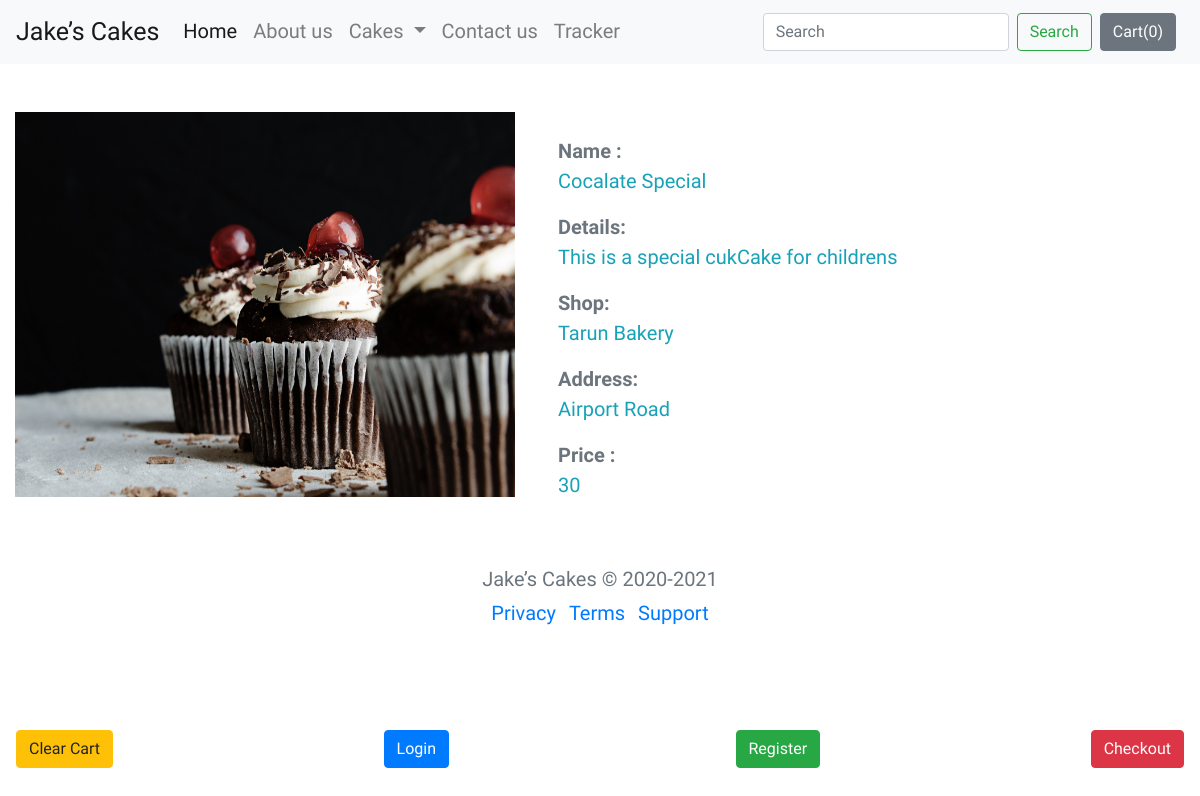
The page /prodView/2 on the database its author committed.
### myBakery/models.py (models this page shows, shortened)
class Product(models.Model):
    product_id = models.AutoField
    product_name = models.CharField(max_length=50)
    category = models.CharField(max_length=50, default="")
    subcategory = models.CharField(max_length=50, default="")
    shop_name = models.CharField(max_length=50, default="")
    shop_address = models.CharField(max_length=500, default="")
    price = models.IntegerField(default=0)
    desc = models.CharField(max_length=300)
    pub_date = models.DateField()
    image = models.ImageField(upload_to='static/img', default="")

### myBakery/views.py (the view)
# urls.py: path('prodView/<int:myid>', user_views.prodView, name="prodView"),
def prodView(request, myid):
    product = Product.objects.filter(id=myid)
    return render(request, 'myBakery/productView.html', {'product':product[0]})

### myBakery/templates/myBakery/productView.html (shortened to what this page needs)
{% extends 'myBakery/base.html' %}
{% block body %}
    <div class="container mt-5">
        <div class="row">
        <div class="row">
                <img src="/media/{{ product.image }}" width="500px" height="385px">
        </div>
        <div class="col mt-4 mx-4">
        <div class="col mx-1">
            <b class="text-muted">Name : </b><p class="text-info"  id="namepr{{i.id}}">{{ product.product_name }}</p>
            <b class="text-muted">Details: </b> <p class="text-info"> {{ product.desc }}</p>
            <b class="text-muted">Shop:    </b> <p class="text-info">{{ product.shop_name }}</p>
            <b class="text-muted">Address: </b> <p class="text-info">{{ product.shop_address }}</p>
            <b class="text-muted">Price  : </b> <p class="text-info">{{ product.price }}</p>
        </div>
            </div>
        </div>
        </div>
{% endblock body %}

### myBakery/templates/myBakery/base.html (style rules this page uses)
body { font-family: 'Charm'; font-size: 20px; }

### rows shown on the page
Product: image (picture), product_name "Cocalate Special", desc "This is a special cukCake for childrens", shop_name "Tarun Bakery", shop_address "Airport Road", price "30"
